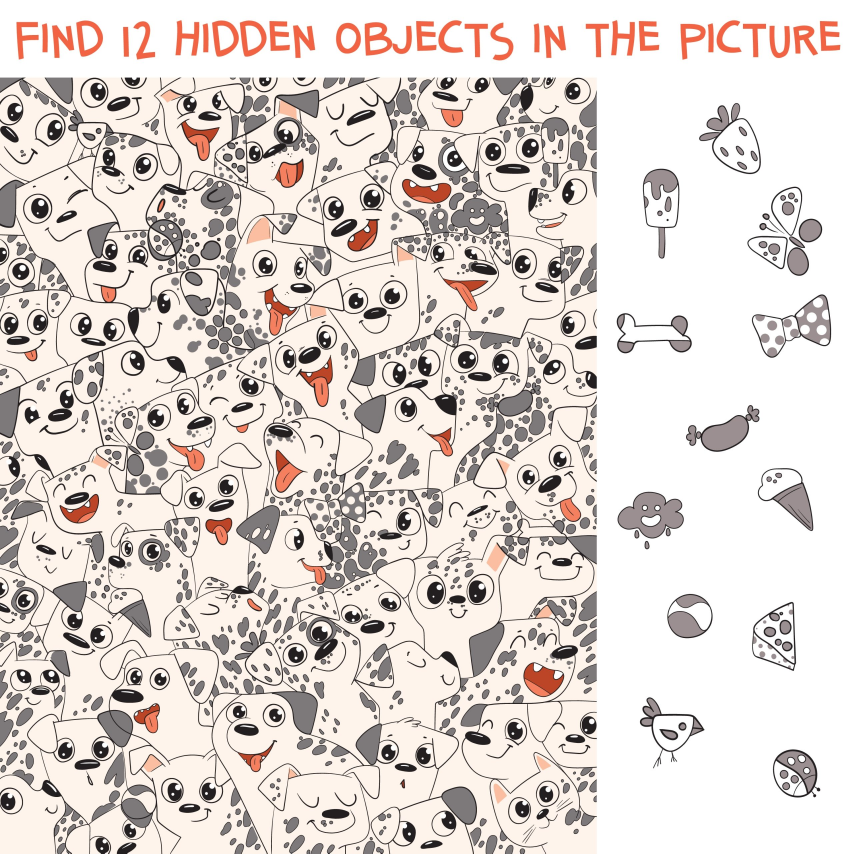
#> input picture 2/img.jpg, 2560 x 2560 px, found by its file name (shown at 1/3 size)
$ python create_template_and_mask.py   (older library calls are emulated)
#> lines starting #> are read from the running program, lines starting #| are printed output that depends on the picture; after the words box and inside, x2 and y2 are one past the last pixel; in counts of white or black regions, pixels touching at a corner belong together
import cv2
import numpy as np

img = cv2.imread("2/img.jpg")
#> img is the input picture: shape (2560, 2560, 3); mean B, G, R 209, 213.8, 222.4

template = img[250:, 1800:]
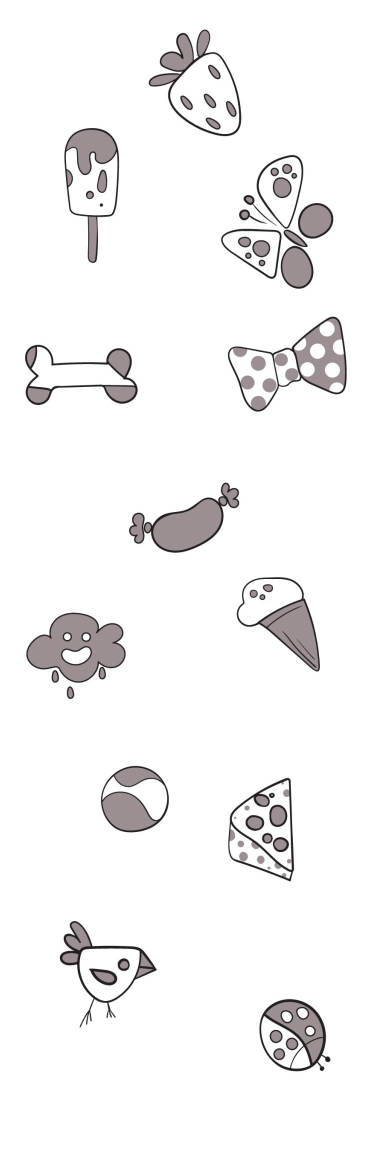
#> template: shape (2310, 760, 3) (shown at 1/2 size); mean B, G, R 243.7, 243.6, 244.3

template = cv2.cvtColor(template, cv2.COLOR_BGR2GRAY)
#> template: shape (2310, 760)
clone = template.copy()

template = 255 - template
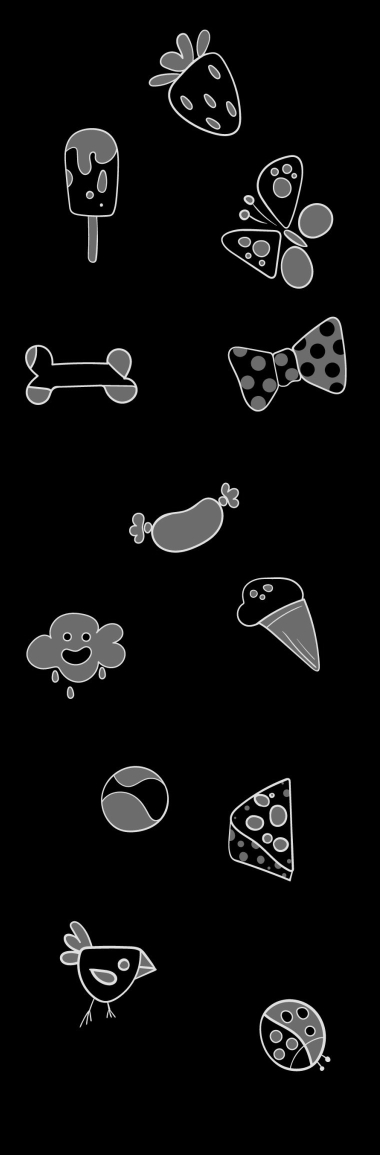
#> template: shape (2310, 760) (shown at 1/2 size); min 0, max 247, mean 11.2

template = cv2.threshold(template, 20, 255, cv2.THRESH_BINARY)[1]
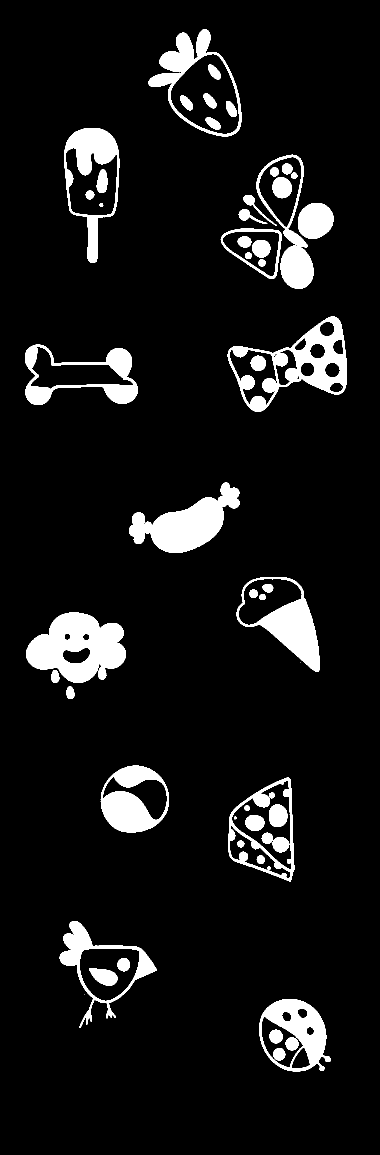
#> template: shape (2310, 760) (shown at 1/2 size); 8.3% white; 57 white regions (3 under 20 px)

# cv2.imshow("template", template)
# cv2.waitKey(0)

_, contours, _ = cv2.findContours(template, cv2.RETR_EXTERNAL, cv2.CHAIN_APPROX_SIMPLE)
#> contours = 21 contours, 2 with area under 20; largest, box (x1, y1, x2, y2) and area: (455, 633, 694, 824) 24296, (297, 59, 483, 273) 22826, (456, 1555, 589, 1763) 19796, (52, 1225, 252, 1366) 18934, (128, 256, 239, 526) 18903

height, width = clone.shape[:2]
#> height = 2310; width = 760

i=0
for c in contours:
    area = cv2.contourArea(c)
    if(area > 10000):
        (x, y, w, h) = cv2.boundingRect(c)

        mask = np.zeros((height, width))
        cv2.drawContours(mask, [c], -1, (255, 255, 255), -1)
        mask = mask[y:y+h, x:x+w]
        cv2.imwrite('2/dataset/{}_mask.png'.format(i), mask)
        # cv2.imshow("mask", mask)

        temp = clone[y:y+h, x:x+w]
        cv2.imwrite('2/dataset/{}.png'.format(i), temp)
        # [5 lines of commented-out code are left out]
        i+=1
#> this loop made 21 passes
#> (area, x, y, w, h) on passes 1, 3, 4, 5, 9, 10, 11, 12, 13, 20, 21: (15427, 518, 1998, 143, 145), (16350, 119, 1842, 195, 214), (19796, 456, 1555, 133, 208), (14272.5, 201, 1531, 137, 134), (18933.5, 52, 1225, 200, 141), (17535.5, 473, 1154, 167, 190), (13957, 258, 965, 221, 141), (16184, 50, 689, 226, 121), (24296, 455, 633, 239, 191), (18903, 128, 256, 111, 270), (22825.5, 297, 59, 186, 214)
#> area on passes 6, 7, 14, 15, 16, 17: 300, 302.5, 5166.5, 8077.5, 480, 3921.5
#> pass 1, `mask = mask[y:y+h, x:x+w]`:
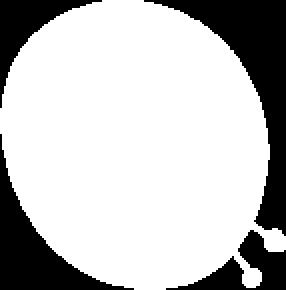
#> mask: shape (145, 143) float64 (shown 2 times larger); 75.6% white; 4 black regions, box (x1, y1, x2, y2) and area: (72, 0, 143, 118) 2255, (0, 67, 67, 145) 1384, (0, 0, 51, 54) 736, (83, 115, 143, 145) 692
#> pass 1, `temp = clone[y:y+h, x:x+w]`:
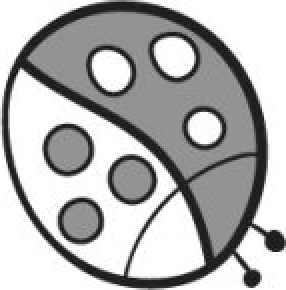
#> temp: shape (145, 143) (shown 2 times larger); min 10, max 255, mean 178.5
#> pass 3, `mask = mask[y:y+h, x:x+w]`:
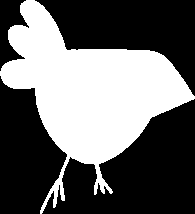
#> mask: shape (214, 195) float64; 40.2% white; 1 white region, box (x1, y1, x2, y2) and area: (0, 0, 195, 214) 16767
#> after the loop:
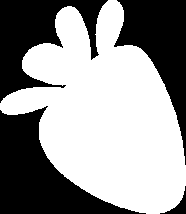
#> mask: shape (214, 186) float64; 58.4% white; 4 black regions, box (x1, y1, x2, y2) and area: (0, 106, 146, 214) 6522, (114, 0, 186, 165) 4934, (0, 0, 108, 103) 4915, (160, 186, 186, 214) 202
#> after the loop, i = 11

print(i)
#| 11
